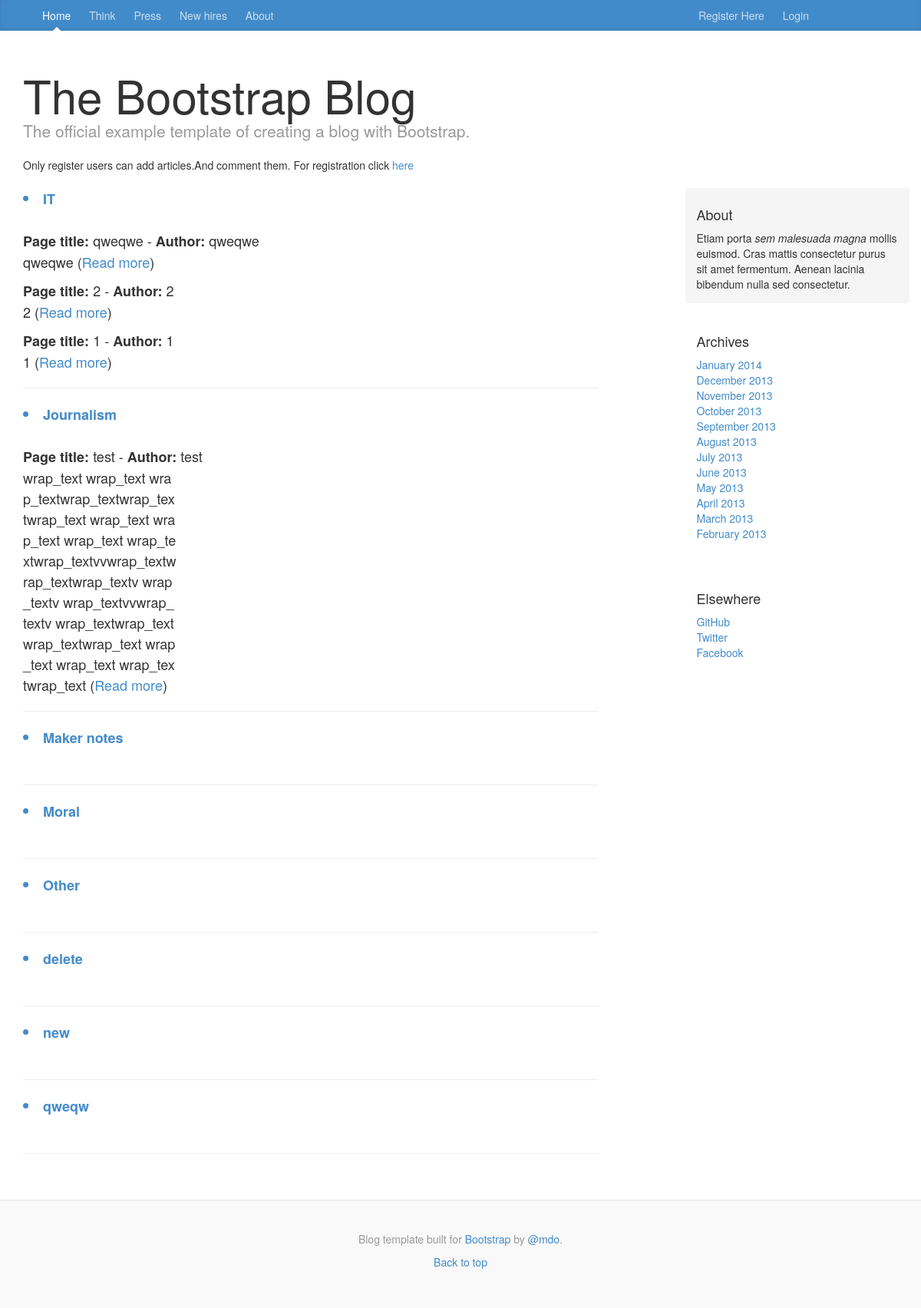
Screenshot of /blog/categories_list/ with the database file from the repository.
### blog/models.py (models this page shows, shortened)
class Category(models.Model):
    name = models.CharField(max_length=256,unique=True)
    slug = models.SlugField(unique=True)
    note_number = models.IntegerField(default=0)
    class Meta:
        verbose_name_plural = 'categories'

class Page(models.Model):
    category = models.ForeignKey(Category)
    id = models.IntegerField(primary_key=True)
    title = models.CharField(max_length=128)
    author = models.CharField(max_length=128)
    date_print = models.DateField(auto_now_add=True)
    content = models.CharField(max_length=5000,)
    views = models.IntegerField(default=0)
    likes = models.IntegerField(default=0)
    favorite = models.BooleanField(default=False)

### blog/views.py (the view)
# urls.py: url(r'^categories_list/(?P<id>[1-9]+)/$', views.show_page, name='show_page'),
def categories_list(request):
    category_list = Category.objects.order_by('name')
    page_list = Page.objects.order_by('-title')
    context_dict = {'message': "Vitalii", 'categories': category_list, 'pages': page_list}
    return render(request, 'blog/categories_list.html', context_dict)

### template/blog/categories_list.html (shortened to what this page needs)
{% extends 'blog/base.html' %}
{% block body_block %}
    <div class="blog-post">
        {% if categories %}
            {% for category  in categories %}
                <a href="{% url 'show_category' category.slug  %}"><li><strong>{{ category.name }}</strong></li></a><br>
                {% if pages %}
                        {% for page in pages %}
                            {% if page.category == category %}
                                       <strong>Page title:</strong> {{ page.title }} -
                                        <strong>Author:</strong> {{ page.author }}<br>
                                            <p id="wrap_text" >{{  page.content|wordwrap:254 }}
                                                (<a href="{% url 'show_page' page.id %}">Read more</a>)</p>
                            {% endif %}
                        {% endfor %} <hr>
                {% endif %}
            {% endfor %}
        {% else %}
            Something wrong
        {% endif %}
    </div>
{% endblock %}

### static/css/blog.css (style rules this page uses)
body { font-family: Georgia, "Times New Roman", Times, serif; color: #555; }
#wrap_text { width: 200px; word-break: break-all; white-space: normal; }
.blog-post { margin-bottom: 60px; }

### rows the page displays
Category: name "IT"
Page: title "qweqwe", author "qweqwe", content "qweqwe"
Page: title "2", author "2", content "2"
Page: title "1", author "1", content "1"
Category: name "Journalism"
Page: title "test", author "test", content "wrap_text wrap_text wrap_textwrap_textwrap_textwrap_text wrap_text wrap_text wrap_text wrap_textwrap_textvvwrap_textwrap_textwrap_textv wrap_textv wrap_textvvwrap_textv wrap_textwrap_textwrap_textwrap_text wrap_text wrap_text wrap_textwrap_text"
Category: name "Maker notes"
Category: name "Moral"
Category: name "Other"
Category: name "delete"
Category: name "new"
Category: name "qweqw"
